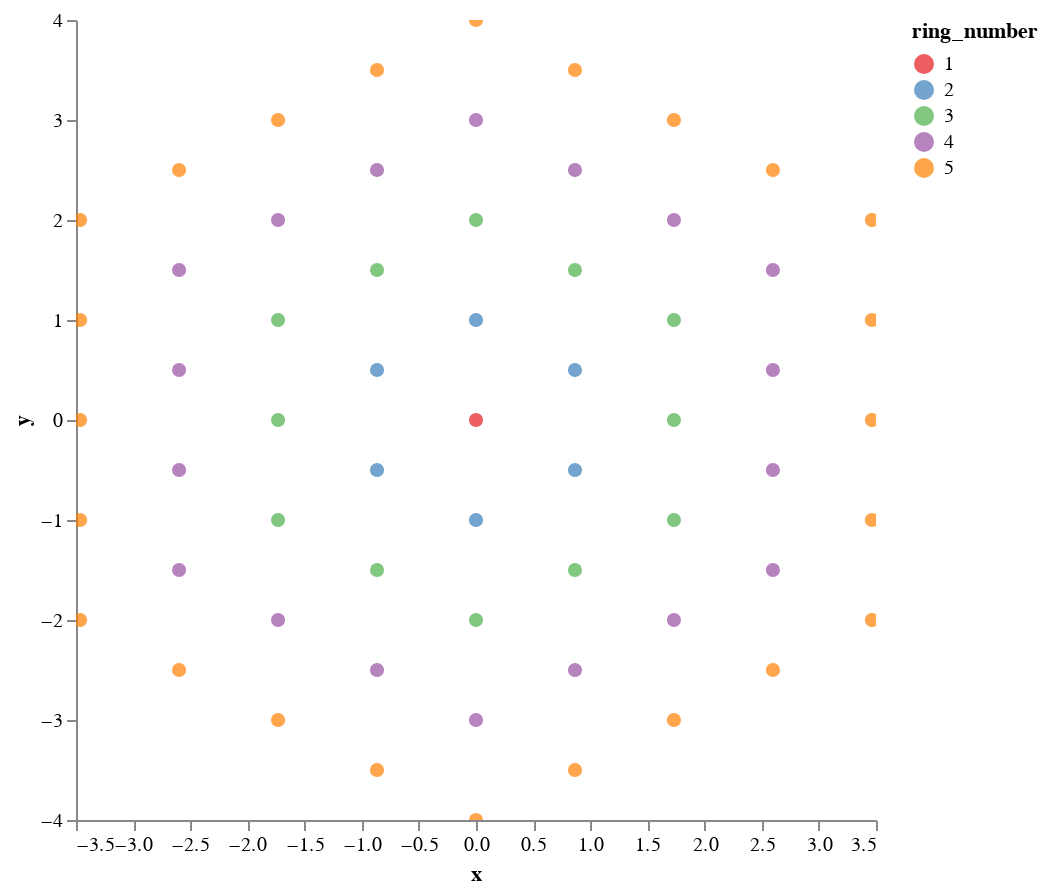

Write notebook code for a chart like this one.
### Code cell
sample_coords = np.array([[1, 0], [1,1], [0,1], [-1, 0], [-1, -1], [0, -1]])


def transform_ring_coords(coords, hex_width=1):
    a_coords = coords[:, 0] # the first dimension (-60 degrees from the x-axis)
    b_coords = coords[:, 1] # the second dimension (the x-axis)

    # Compute the x and y coordinates
    x_coords = -0.5 * hex_width * a_coords + hex_width * b_coords
    y_coords = (hex_width * np.sqrt(3) / 2) * a_coords

    # Stack x and y coordinates into a single array of shape (N, 2)
    converted_coords = np.column_stack((x_coords, y_coords))

    return converted_coords


def convert_coords(coords, h=1):
    # Extract a and b coordinates from the input array
    a_coords = coords[:, 0]
    b_coords = coords[:, 1]

    # Compute the x and y coordinates using the transformation formulas
    x_coords = (-h * np.sqrt(3) / 2) * a_coords
    y_coords = (-h / 2) * a_coords + h * b_coords

    # Stack x and y coordinates into a single array of shape (N, 2)
    converted_coords = np.column_stack((x_coords, y_coords))

    return converted_coords




def get_hex_coords(n, number_of_rings=None):
    hex_coords = []

    # how many rings are needed for n hexes? With n rings there are 3n^2 - 3n + 1 hexes
    #\frac{3+\sqrt{12x-3}}{6}
    if not number_of_rings:
        number_of_rings = np.ceil((3+np.sqrt(12*n-3))/6)
        print(f"{number_of_rings} needed for {n} hexes")

    for a in np.arange(number_of_rings-1, -number_of_rings, -1):
        b_start = -number_of_rings+1+a if a > 0 else -number_of_rings+1
        b_end = number_of_rings-1 if a > 0 else number_of_rings-1+a
        #for b in range(b_start, b_end+1):
        for b in np.arange(b_start, b_end+1):
            hex_coords.append((a, b))

    return np.array(hex_coords)[:n]

def get_ring_numbers(number_of_rings):
    ring_numbers = []

    existing_rings = np.array([])
    for a in np.arange(number_of_rings, 0, -1):
        ring_numbers.append((np.concatenate((existing_rings, np.array([a]).repeat(a), existing_rings[::-1]))))
        existing_rings = np.concatenate((existing_rings, np.array([a])))

    # Reverse the list excluding the last element
    reversed_part = ring_numbers[:-1][::-1]

    # Append the reversed part to the original list
    ring_numbers = ring_numbers + reversed_part

    ring_numbers = np.concatenate(ring_numbers)
    return ring_numbers


hex_coords = get_hex_coords(61, None)
cartesian_coords = convert_coords(hex_coords, 1)

print(len(hex_coords))

coords = hex_coords+cartesian_coords

df = pd.DataFrame(np.column_stack((cartesian_coords, hex_coords)), columns=['x', 'y', 'a', 'b']).reset_index()
df['ring'] = df['a'].pow(2) + df['b'].pow(2)

ring_numbers = get_ring_numbers(5)
df['ring_number'] = ring_numbers[:len(df)]


alt.Chart(df).mark_circle(size=50).encode(
    x='x',
    y='y',
    color=alt.Color('ring_number', type='nominal', scale=alt.Scale(scheme='set1')),
    detail='ring_number',
    tooltip=['x', 'y', 'a', 'b', 'ring','index',]
).configure_axis(
    grid=False
).configure_view(
    strokeWidth=0
).properties(
    width=400,
    height=400
).interactive()

### Figure 1 — Vega-Lite specification as saved in the notebook (floating-point values rounded to 4 significant figures)
{"usermeta": {"embedOptions": {"theme": "dark"}}, "config": {"view": {"continuousWidth": 300, "continuousHeight": 300, "strokeWidth": 0}, "axis": {"grid": false}}, "data": {"name": "data-7444fa2fade6e7e1a630e7cf47cc626d"}, "mark": {"type": "circle", "size": 50}, "encoding": {"color": {"field": "ring_number", "scale": {"scheme": "set1"}, "type": "nominal"}, "detail": {"field": "ring_number", "type": "quantitative"}, "tooltip": [{"field": "x", "type": "quantitative"}, {"field": "y", "type": "quantitative"}, {"field": "a", "type": "quantitative"}, {"field": "b", "type": "quantitative"}, {"field": "ring", "type": "quantitative"}, {"field": "index", "type": "quantitative"}], "x": {"field": "x", "type": "quantitative"}, "y": {"field": "y", "type": "quantitative"}}, "height": 400, "params": [{"name": "param_5", "select": {"type": "interval", "encodings": ["x", "y"]}, "bind": "scales"}], "width": 400, "$schema": "https://vega.github.io/schema/vega-lite/v5.8.0.json", "datasets": {"data-7444fa2fade6e7e1a630e7cf47cc626d": [{"index": 0, "x": -3.464, "y": -2.0, "a": 4.0, "b": 0.0, "ring": 16.0, "ring_number": 5.0}, {"index": 1, "x": -3.464, "y": -1.0, "a": 4.0, "b": 1.0, "ring": 17.0, "ring_number": 5.0}, {"index": 2, "x": -3.464, "y": 0.0, "a": 4.0, "b": 2.0, "ring": 20.0, "ring_number": 5.0}, {"index": 3, "x": -3.464, "y": 1.0, "a": 4.0, "b": 3.0, "ring": 25.0, "ring_number": 5.0}, {"index": 4, "x": -3.464, "y": 2.0, "a": 4.0, "b": 4.0, "ring": 32.0, "ring_number": 5.0}, {"index": 5, "x": -2.598, "y": -2.5, "a": 3.0, "b": -1.0, "ring": 10.0, "ring_number": 5.0}, {"index": 6, "x": -2.598, "y": -1.5, "a": 3.0, "b": 0.0, "ring": 9.0, "ring_number": 4.0}, {"index": 7, "x": -2.598, "y": -0.5, "a": 3.0, "b": 1.0, "ring": 10.0, "ring_number": 4.0}, {"index": 8, "x": -2.598, "y": 0.5, "a": 3.0, "b": 2.0, "ring": 13.0, "ring_number": 4.0}, {"index": 9, "x": -2.598, "y": 1.5, "a": 3.0, "b": 3.0, "ring": 18.0, "ring_number": 4.0}, {"index": 10, "x": -2.598, "y": 2.5, "a": 3.0, "b": 4.0, "ring": 25.0, "ring_number": 5.0}, {"index": 11, "x": -1.732, "y": -3.0, "a": 2.0, "b": -2.0, "ring": 8.0, "ring_number": 5.0}, {"index": 12, "x": -1.732, "y": -2.0, "a": 2.0, "b": -1.0, "ring": 5.0, "ring_number": 4.0}, {"index": 13, "x": -1.732, "y": -1.0, "a": 2.0, "b": 0.0, "ring": 4.0, "ring_number": 3.0}, {"index": 14, "x": -1.732, "y": 0.0, "a": 2.0, "b": 1.0, "ring": 5.0, "ring_number": 3.0}, {"index": 15, "x": -1.732, "y": 1.0, "a": 2.0, "b": 2.0, "ring": 8.0, "ring_number": 3.0}, {"index": 16, "x": -1.732, "y": 2.0, "a": 2.0, "b": 3.0, "ring": 13.0, "ring_number": 4.0}, {"index": 17, "x": -1.732, "y": 3.0, "a": 2.0, "b": 4.0, "ring": 20.0, "ring_number": 5.0}, {"index": 18, "x": -0.866, "y": -3.5, "a": 1.0, "b": -3.0, "ring": 10.0, "ring_number": 5.0}, {"index": 19, "x": -0.866, "y": -2.5, "a": 1.0, "b": -2.0, "ring": 5.0, "ring_number": 4.0}, {"index": 20, "x": -0.866, "y": -1.5, "a": 1.0, "b": -1.0, "ring": 2.0, "ring_number": 3.0}, {"index": 21, "x": -0.866, "y": -0.5, "a": 1.0, "b": 0.0, "ring": 1.0, "ring_number": 2.0}, {"index": 22, "x": -0.866, "y": 0.5, "a": 1.0, "b": 1.0, "ring": 2.0, "ring_number": 2.0}, {"index": 23, "x": -0.866, "y": 1.5, "a": 1.0, "b": 2.0, "ring": 5.0, "ring_number": 3.0}, {"index": 24, "x": -0.866, "y": 2.5, "a": 1.0, "b": 3.0, "ring": 10.0, "ring_number": 4.0}, {"index": 25, "x": -0.866, "y": 3.5, "a": 1.0, "b": 4.0, "ring": 17.0, "ring_number": 5.0}, {"index": 26, "x": -0.0, "y": -4.0, "a": 0.0, "b": -4.0, "ring": 16.0, "ring_number": 5.0}, {"index": 27, "x": -0.0, "y": -3.0, "a": 0.0, "b": -3.0, "ring": 9.0, "ring_number": 4.0}, {"index": 28, "x": -0.0, "y": -2.0, "a": 0.0, "b": -2.0, "ring": 4.0, "ring_number": 3.0}, {"index": 29, "x": -0.0, "y": -1.0, "a": 0.0, "b": -1.0, "ring": 1.0, "ring_number": 2.0}, {"index": 30, "x": -0.0, "y": 0.0, "a": 0.0, "b": 0.0, "ring": 0.0, "ring_number": 1.0}, {"index": 31, "x": -0.0, "y": 1.0, "a": 0.0, "b": 1.0, "ring": 1.0, "ring_number": 2.0}, {"index": 32, "x": -0.0, "y": 2.0, "a": 0.0, "b": 2.0, "ring": 4.0, "ring_number": 3.0}, {"index": 33, "x": -0.0, "y": 3.0, "a": 0.0, "b": 3.0, "ring": 9.0, "ring_number": 4.0}, {"index": 34, "x": -0.0, "y": 4.0, "a": 0.0, "b": 4.0, "ring": 16.0, "ring_number": 5.0}, {"index": 35, "x": 0.866, "y": -3.5, "a": -1.0, "b": -4.0, "ring": 17.0, "ring_number": 5.0}, {"index": 36, "x": 0.866, "y": -2.5, "a": -1.0, "b": -3.0, "ring": 10.0, "ring_number": 4.0}, {"index": 37, "x": 0.866, "y": -1.5, "a": -1.0, "b": -2.0, "ring": 5.0, "ring_number": 3.0}, {"index": 38, "x": 0.866, "y": -0.5, "a": -1.0, "b": -1.0, "ring": 2.0, "ring_number": 2.0}, {"index": 39, "x": 0.866, "y": 0.5, "a": -1.0, "b": 0.0, "ring": 1.0, "ring_number": 2.0}, {"index": 40, "x": 0.866, "y": 1.5, "a": -1.0, "b": 1.0, "ring": 2.0, "ring_number": 3.0}, {"index": 41, "x": 0.866, "y": 2.5, "a": -1.0, "b": 2.0, "ring": 5.0, "ring_number": 4.0}, {"index": 42, "x": 0.866, "y": 3.5, "a": -1.0, "b": 3.0, "ring": 10.0, "ring_number": 5.0}, {"index": 43, "x": 1.732, "y": -3.0, "a": -2.0, "b": -4.0, "ring": 20.0, "ring_number": 5.0}, {"index": 44, "x": 1.732, "y": -2.0, "a": -2.0, "b": -3.0, "ring": 13.0, "ring_number": 4.0}, {"index": 45, "x": 1.732, "y": -1.0, "a": -2.0, "b": -2.0, "ring": 8.0, "ring_number": 3.0}, {"index": 46, "x": 1.732, "y": 0.0, "a": -2.0, "b": -1.0, "ring": 5.0, "ring_number": 3.0}, {"index": 47, "x": 1.732, "y": 1.0, "a": -2.0, "b": 0.0, "ring": 4.0, "ring_number": 3.0}, {"index": 48, "x": 1.732, "y": 2.0, "a": -2.0, "b": 1.0, "ring": 5.0, "ring_number": 4.0}, {"index": 49, "x": 1.732, "y": 3.0, "a": -2.0, "b": 2.0, "ring": 8.0, "ring_number": 5.0}, {"index": 50, "x": 2.598, "y": -2.5, "a": -3.0, "b": -4.0, "ring": 25.0, "ring_number": 5.0}, {"index": 51, "x": 2.598, "y": -1.5, "a": -3.0, "b": -3.0, "ring": 18.0, "ring_number": 4.0}, {"index": 52, "x": 2.598, "y": -0.5, "a": -3.0, "b": -2.0, "ring": 13.0, "ring_number": 4.0}, {"index": 53, "x": 2.598, "y": 0.5, "a": -3.0, "b": -1.0, "ring": 10.0, "ring_number": 4.0}, {"index": 54, "x": 2.598, "y": 1.5, "a": -3.0, "b": 0.0, "ring": 9.0, "ring_number": 4.0}, {"index": 55, "x": 2.598, "y": 2.5, "a": -3.0, "b": 1.0, "ring": 10.0, "ring_number": 5.0}, {"index": 56, "x": 3.464, "y": -2.0, "a": -4.0, "b": -4.0, "ring": 32.0, "ring_number": 5.0}, {"index": 57, "x": 3.464, "y": -1.0, "a": -4.0, "b": -3.0, "ring": 25.0, "ring_number": 5.0}, {"index": 58, "x": 3.464, "y": 0.0, "a": -4.0, "b": -2.0, "ring": 20.0, "ring_number": 5.0}, {"index": 59, "x": 3.464, "y": 1.0, "a": -4.0, "b": -1.0, "ring": 17.0, "ring_number": 5.0}, {"index": 60, "x": 3.464, "y": 2.0, "a": -4.0, "b": 0.0, "ring": 16.0, "ring_number": 5.0}]}}
